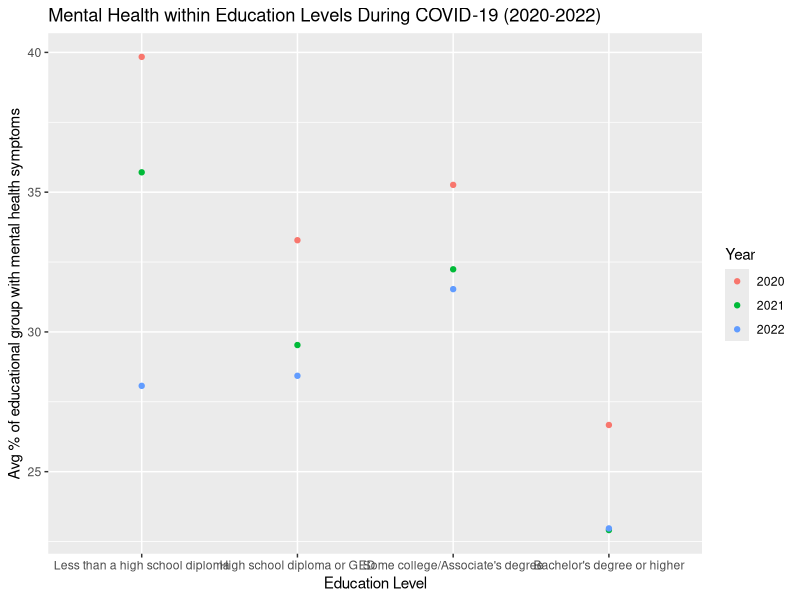

Reproduce this figure in R.
library(readr)
library(dplyr)
library(tidyverse)
library(knitr)
library(kableExtra)

data1 <- read.csv("Indicators_of_Anxiety_or_Depression_Based_on_Reported_Frequency_of_Symptoms_During_Last_7_Days.csv")


data1$Time.Period.Start.Date<- as.Date(data1$Time.Period.Start.Date, format = "%m/%d/%Y")
#date format: yyyy-mm-dd 
data1$Time.Period.End.Date<- as.Date(data1$Time.Period.End.Date, format = "%m/%d/%Y")


#Data by year
data2020 <- data1 %>% 
  group_by(Time.Period.End.Date) %>% 
  filter(Time.Period.End.Date >= "2020-01-01" & Time.Period.End.Date <= "2020-12-31")

data2021 <-  data1 %>% 
  group_by(Time.Period.End.Date) %>% 
  filter(Time.Period.End.Date >= "2021-01-01" & Time.Period.End.Date <= "2021-12-31")

data2022 <- data1 %>% 
  group_by(Time.Period.End.Date) %>% 
  filter(Time.Period.End.Date >= "2022-01-01" & Time.Period.End.Date <= "2022-12-31")

# avg 2020
avg_age_2020 <- data2020 %>% 
  filter(Group == 'By Age') %>% 
  group_by(Group ,Subgroup) %>% 
  summarize(avg = mean(Value, na.rm = TRUE)) %>% 
  mutate(Year = "2020") 

avg_race_2020 <- data2020 %>% 
  filter(Group == 'By Race/Hispanic ethnicity') %>%   group_by(Group ,Subgroup) %>% 
  summarize(avg = mean(Value, na.rm = TRUE)) %>% 
  mutate(Year = "2020") 

avg_sex_2020 <- data2020 %>% 
  filter(Group == 'By Sex') %>% 
  group_by(Group ,Subgroup) %>% 
  summarize(avg = mean(Value, na.rm = TRUE)) %>% 
  mutate(Year = "2020") 

avg_edu_2020 <- data2020 %>% 
  filter(Group == 'By Education') %>% 
  group_by(Group ,Subgroup) %>% 
  summarize(avg = mean(Value, na.rm = TRUE)) %>% 
  mutate(Year = "2020") 

#avg 2021
avg_age_2021 <- data2021 %>% 
  filter(Group == 'By Age') %>% 
  group_by(Group ,Subgroup) %>% 
  summarize(avg = mean(Value, na.rm = TRUE)) %>% 
  mutate(Year = "2021") 

avg_race_2021 <- data2021 %>% 
  filter(Group == 'By Race/Hispanic ethnicity') %>%   group_by(Group ,Subgroup) %>% 
  summarize(avg = mean(Value, na.rm = TRUE)) %>% 
  mutate(Year = "2021") 

avg_sex_2021 <- data2021 %>% 
  filter(Group == 'By Sex') %>% 
  group_by(Group ,Subgroup) %>% 
  summarize(avg = mean(Value, na.rm = TRUE)) %>% 
  mutate(Year = "2021") 

avg_edu_2021 <- data2021 %>% 
  filter(Group == 'By Education') %>% 
  group_by(Group ,Subgroup) %>% 
  summarize(avg = mean(Value, na.rm = TRUE)) %>% 
  mutate(Year = "2021")  

avg_ori_2021 <- data2021 %>%
  group_by(Group ,Subgroup) %>%
  filter(Group == 'By Sexual orientation') %>%
  summarize(avg = mean(Value, na.rm = TRUE)) %>%
  mutate(Year = "2021")

avg_gen_2021 <- data2021 %>%
  group_by(Group ,Subgroup) %>%
  filter(Group == 'By Gender identity') %>%
  summarize(avg = mean(Value, na.rm = TRUE)) %>%
  mutate(Year = "2021")

avg_dis_2021 <- data2021 %>%
  group_by(Group ,Subgroup) %>%
  filter(Group == 'By Disability status') %>%
  summarize(avg = mean(Value, na.rm = TRUE)) %>%
  mutate(Year = "2021")

#avg 2022
avg_age_2022 <- data2022 %>% 
  filter(Group == 'By Age') %>% 
  group_by(Group ,Subgroup) %>% 
  summarize(avg = mean(Value, na.rm = TRUE)) %>% 
  mutate(Year = "2022") 

avg_race_2022 <- data2022 %>% 
  filter(Group == 'By Race/Hispanic ethnicity') %>%   group_by(Group ,Subgroup) %>% 
  summarize(avg = mean(Value, na.rm = TRUE)) %>% 
  mutate(Year = "2021") 

avg_sex_2022 <- data2022 %>% 
  filter(Group == 'By Sex') %>% 
  group_by(Group ,Subgroup) %>% 
  summarize(avg = mean(Value, na.rm = TRUE)) %>% 
  mutate(Year = "2021") 

avg_edu_2022 <- data2022 %>% 
  filter(Group == 'By Education') %>% 
  group_by(Group ,Subgroup) %>% 
  summarize(avg = mean(Value, na.rm = TRUE)) %>% 
  mutate(Year = "2022") 

avg_dis_2022 <- data2022 %>% 
  filter(Group == 'By Disability status') %>% 
  group_by(Group ,Subgroup) %>% 
  summarize(avg = mean(Value, na.rm = TRUE)) %>% 
  mutate(Year = "2022") 

avg_gend_2022 <- data2022 %>% 
  filter(Group == 'By Gender identity') %>% 
  group_by(Group ,Subgroup) %>% 
  summarize(avg = mean(Value, na.rm = TRUE)) %>% 
  mutate(Year = "2022") 

avg_ori_2022 <-  data2022 %>% 
  filter(Group == 'By Sexual Orientation') %>% 
  group_by(Group ,Subgroup) %>% 
  summarize(avg = mean(Value, na.rm = TRUE)) %>% 
  mutate(Year = "2022") 

full_table <- rbind(avg_age_2020, avg_age_2021, avg_age_2022, avg_dis_2021, avg_dis_2022, avg_edu_2020, avg_edu_2021, avg_edu_2022, avg_gen_2021, avg_gend_2022, avg_ori_2021, avg_ori_2022, avg_race_2020, avg_race_2021,  avg_race_2022, avg_sex_2020, avg_sex_2021, avg_sex_2022)

full_table$avg <- (round(full_table$avg, digits = 2))

final_table <- rename(full_table,"Average Percentage of Subgroup with Mental Health Symptoms Per Year" = avg) 

kable(final_table) %>%
  kable_styling(bootstrap_options = "striped", full_width = FALSE)

# Chart 3 should show the Average Percent Symptoms within Education Levels. 

chart3.data <- full_table %>% filter(Group == "By Education")
library(ggplot2)

ggplot(chart3.data) + 
  geom_point(mapping = aes(x = Subgroup, y = avg, color = Year)) +
  scale_fill_brewer(palette = "Set3") +
  labs( 
    title = "Mental Health within Education Levels During COVID-19 (2020-2022)", x = "Education Level", y= "Avg % of educational group with mental health symptoms") + 
  scale_x_discrete( limits = c("Less than a high school diploma", "High school diploma or GED", "Some college/Associate's degree", "Bachelor's degree or higher"))
  
